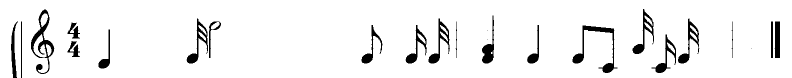
#> input picture src/02_without_staff_0.png, 1583 x 156 px, given in place of 02.PNG, which was not available (shown at 1/2 size)
$ jupyter execute --allow-errors main.ipynb
#> lines starting #> are read from the running program, lines starting #| are printed output that depends on the picture; after the words box and inside, x2 and y2 are one past the last pixel; in counts of white or black regions, pixels touching at a corner belong together; pictures that were not available may be replaced by others from this repository, and a replacement may not be noted
#> `img = io.imread(f'{imgs_path}{img_name}.{img_ext}')`: img: shape (156, 1583); 94% white; 24 black regions (3 under 20 px), largest, box (x1, y1, x2, y2) and area: (1145, 51, 1235, 146) 1625, (62, 19, 109, 148) 1623, (857, 37, 900, 127) 989
#| (156, 1583)
### src/commonfunctions.py


import skimage.io as io
import matplotlib.pyplot as plt
import numpy as np
from skimage.exposure import histogram
from matplotlib.pyplot import bar
from skimage.color import rgb2gray
from skimage.filters import threshold_otsu, gaussian, median
from skimage.morphology import binary_opening, binary_closing, binary_dilation, binary_erosion, closing, opening, square, skeletonize, disk
from skimage.feature import canny
from skimage.transform import resize


def show_images(images, titles=None):
    n_ims = len(images)
#> n_ims = 2
    if titles is None:
        titles = ['(%d)' % i for i in range(1, n_ims + 1)]
    fig = plt.figure()
    n = 1
    for image, title in zip(images, titles):
        a = fig.add_subplot(1, n_ims, n)
        if image.ndim == 2:
            plt.gray()
        plt.imshow(image)
        a.set_title(title)
        plt.axis('off')
        n += 1
#> this loop made 2 passes
#> (title, n) on passes 1 to 2: ('Gray', 2), ('Binary', 3)
#> after the loop, n = 3
    fig.set_size_inches(np.array(fig.get_size_inches()) * n_ims)
    plt.show()
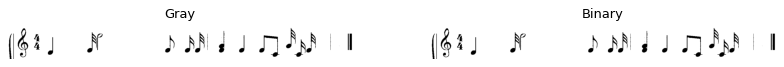
#> figure drawn by matplotlib, 2 panels


# [33 lines left out: functions showHist, gray_img, otsu, get_gray, not called in this run]


def get_thresholded(img, thresh):
    return 1*(img > thresh)


# [26 lines left out: functions histogram, get_line_indices, get_region_lines_indices, not called in this run]

### src/main.ipynb
[cell 1]
from commonfunctions import *
from pre_processing import *
from staff import calculate_thickness_spacing, remove_staff_lines, coordinator
from segmenter import Segmenter
from connected_componentes import  *
from fit import predict
from box import Box
import glob
import cv2
import pickle
from imutils import resize as im_resize
from scipy.ndimage import binary_fill_holes
from skimage.morphology import skeletonize, thin

[cell 2]
img_name = '02'
img_ext = 'PNG'
imgs_path = '../testcases/'

[cell 3]
label_map = {
    0:{
        0: 'N0'
    },
    1:{
        0:'b2',
        1:'a2'
    },
    2:{
        0:'g2',
        1:'f2'
    },
    3:{
        0:'e2',
        1:'d2'
    },
    4:{
        0:'c2',
        1:'b1'
    },
    5:{
        0:'a1',
        1:'g1'
    },
    6:{
        0:'f1',
        1:'e1'
    },
    7:{
        0:'d1',
        1:'c1'
    }
}

[cell 4]
img = io.imread(f'{imgs_path}{img_name}.{img_ext}')

# from https://stackoverflow.com/questions/70895576/skimage-rgb2gray-giving-errors-the-input-array-must-have-size-3-along
# To convert the RGB image into Grayscale use OpenCV
# Instead of rgb2gray(), use cv2.cvtColor(image, cv2.COLOR_BGR2GRAY)
#> (the rest of this cell did not finish here and is left out)

[cell 5]
#img = io.imread('testcases/test-set-scanned/test-cases/02.PNG')
print(img.shape)
# [8 lines of commented-out code are left out]
bin_img = get_thresholded(img, threshold_otsu(img))
show_images([img, bin_img], ['Gray', 'Binary'])

#> (a cell that did not finish here is left out)

[cell 7]
imgs_spacing = []
imgs_rows = []
coord_imgs = []
#> (the rest of this cell did not finish here and is left out)

[cell 8]
# [11 lines left out: function estim, not called in this run]

[cell 9]
# [6 lines left out: function draw_staff, not called in this run]

for i, img in enumerate(coord_imgs):
    new_img = draw_staff(img,imgs_rows[i])
    show_images([img,new_img], ['Binary','new'])
    cv2.imwrite(f'{img_name}_without_staff_{i}.png', np.array(255*img).astype(np.uint8))
    cv2.imwrite(f'{img_name}_with_new_staff_{i}.png', np.array(255*new_img).astype(np.uint8))


$ run again, on src/02_with_new_staff_1.png
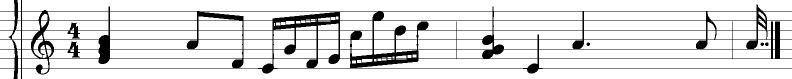
#> input picture src/02_with_new_staff_1.png, 1583 x 158 px, given in place of 02.PNG, which was not available (shown at 1/2 size)
#> img: shape (158, 1583); 87.5% white; 4 black regions, box (x1, y1, x2, y2) and area: (0, 0, 1583, 158) 31178, (1530, 85, 1537, 92) 41, (1173, 85, 1180, 92) 38, (1521, 85, 1528, 92) 38
#| (158, 1583)
#> n_ims = 2
#> the loop in show_images, `for image, title in zip(images, titles):` made 2 passes
#> (title, n) on passes 1 to 2: ('Gray', 2), ('Binary', 3)
#> after the loop in show_images, `for image, title in zip(images, titles):`: n = 3
#> in show_images, `plt.show()`:
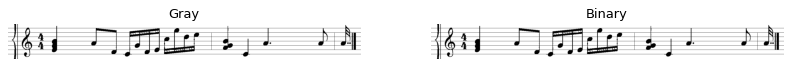
#> figure drawn by matplotlib, 2 panels
